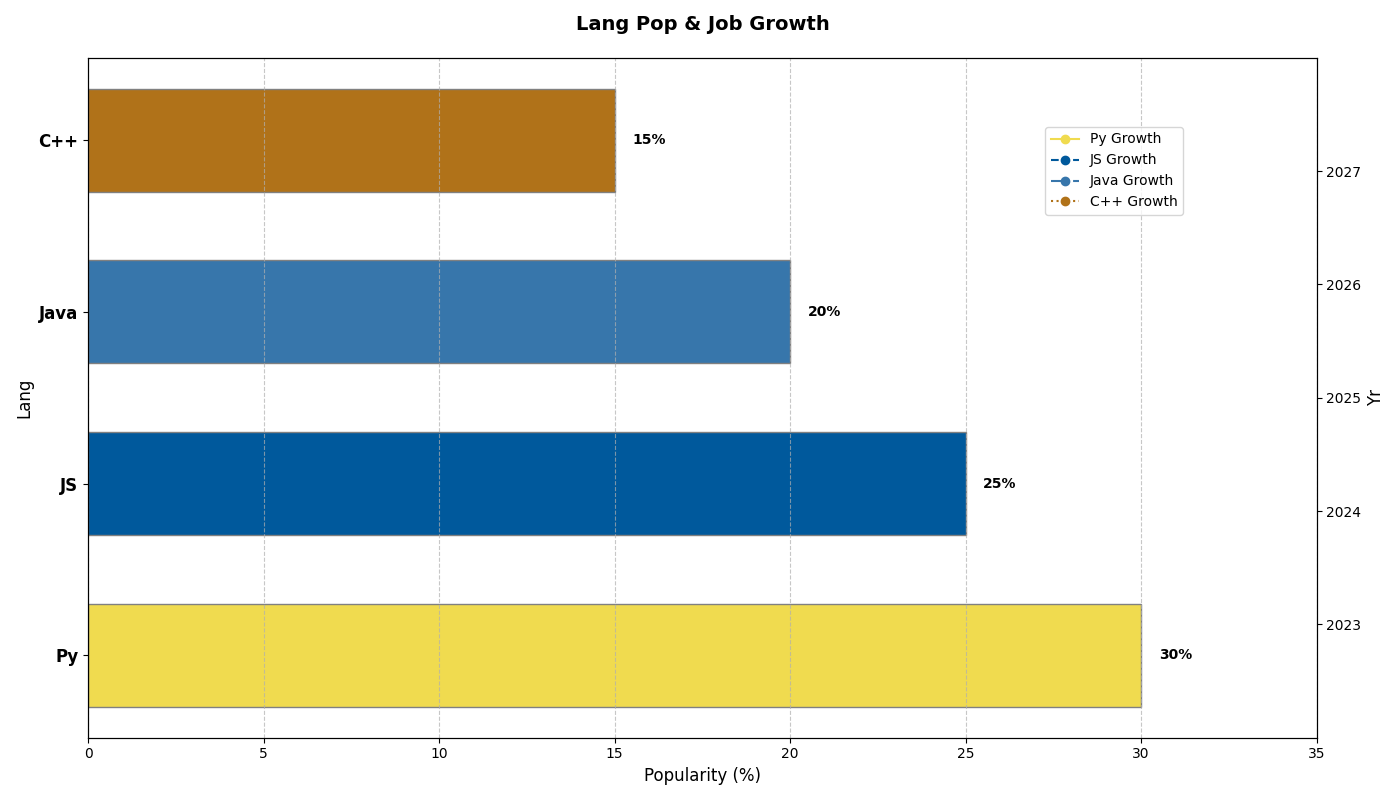

This figure's Python source:
import matplotlib.pyplot as plt
import numpy as np

langs = ['Py', 'JS', 'Java', 'C++']
popularity = [30, 25, 20, 15]

years = np.array([2023, 2024, 2025, 2026, 2027])
proj_jobs_growth = {
    'Py': [150, 155, 160, 165, 170],
    'JS': [130, 135, 140, 145, 150],
    'Java': [120, 122, 124, 126, 128],
    'C++': [100, 102, 104, 106, 108]
}

colors = ['#F0DB4F', '#00599C', '#3776AB', '#B07219']
line_styles = ['-', '--', '-.', ':']

fig, ax1 = plt.subplots(figsize=(14, 8))

bars = ax1.barh(langs, popularity, color=colors, edgecolor='grey', height=0.6)

for bar, percentage in zip(bars, popularity):
    ax1.text(bar.get_width() + 0.5, bar.get_y() + bar.get_height() / 2,
            f'{percentage}%', va='center', ha='left', fontsize=10, fontweight='bold', color='black')

ax2 = ax1.twinx()

for idx, (language, growth) in enumerate(proj_jobs_growth.items()):
    ax2.plot(growth, years, label=f'{language} Growth', color=colors[idx], linestyle=line_styles[idx], marker='o')

ax1.set_title("Lang Pop & Job Growth", fontsize=14, fontweight='bold', pad=20)
ax1.set_xlabel("Popularity (%)", fontsize=12)
ax1.set_ylabel("Lang", fontsize=12)
ax2.set_ylabel("Yr", fontsize=12)
ax2.set_yticks(years)

ax1.set_xlim(0, 35)
ax2.set_ylim(2022, 2028)

ax1.xaxis.grid(True, linestyle='--', alpha=0.7)

ax1.set_yticks(np.arange(len(langs)))
ax1.set_yticklabels(langs, fontsize=12, fontweight='bold')

fig.legend(loc='upper right', bbox_to_anchor=(0.85, 0.85), fontsize=10)

plt.tight_layout()
plt.show()
